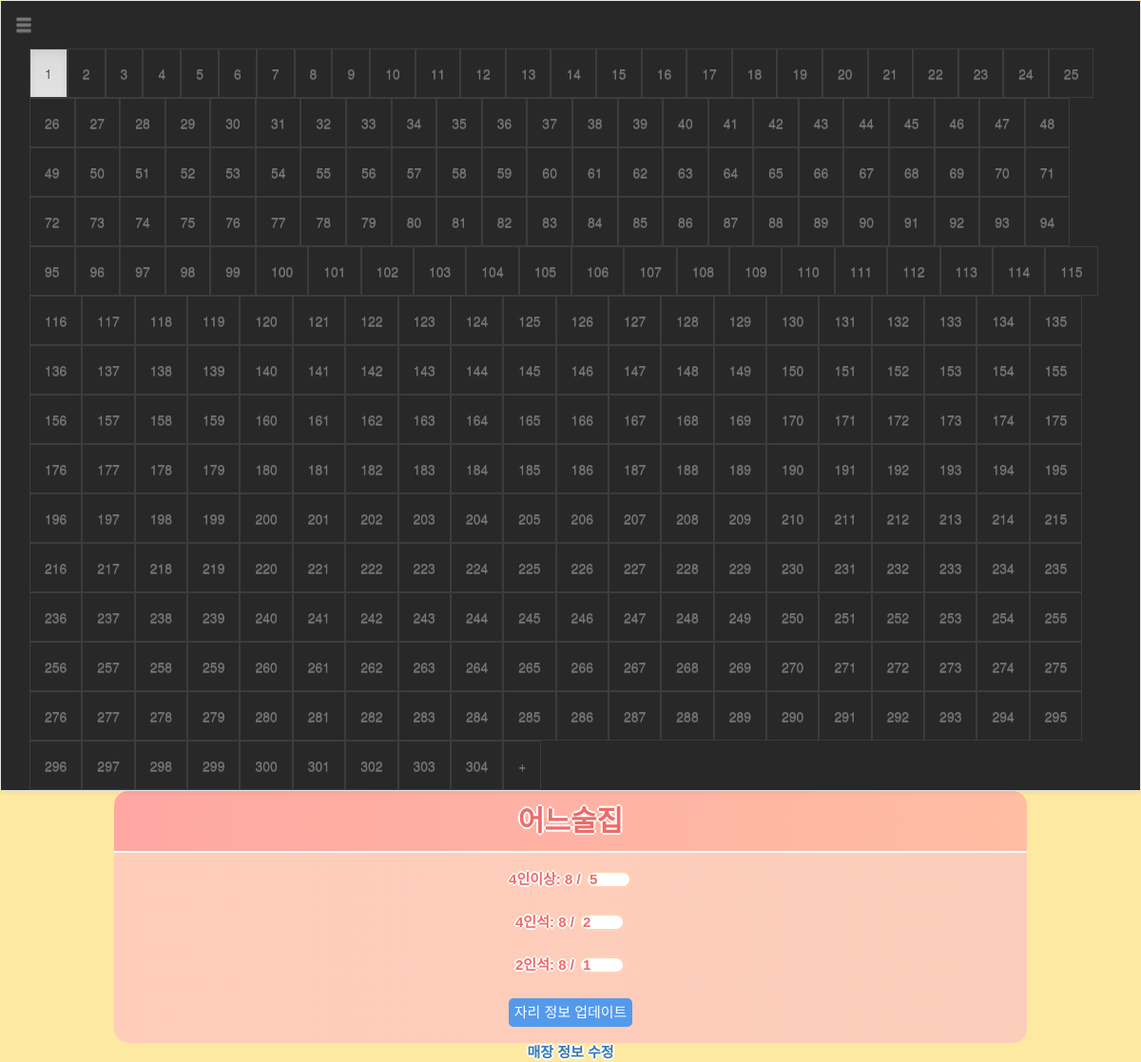
The app's page /manage/list/ (signed in) with its own data.
### jariyo/models.py (models this page shows)
class Shop(models.Model):
    SHOP_TYPES = [
        ('R', 'Restaurant'),
        ('C', 'Cafe'),
    ]
    manager = models.ForeignKey(User, on_delete=models.CASCADE)
    name = models.CharField(max_length=100)
    main_photo = models.ImageField(upload_to=user_path,blank=True, null=True)
    address = models.CharField(max_length=100,blank=True)
    phone = PhoneNumberField(null=True, blank=False)
    latitude = models.FloatField()
    longitude = models.FloatField()
    shop_type = models.CharField(blank=False, choices=SHOP_TYPES, max_length=1)
    site = models.URLField(blank=True)
    ispermited = models.BooleanField(default=False)
    sit_over4_max = models.IntegerField(default=0)
    sit_4_max = models.IntegerField(default=0)
    sit_2_max = models.IntegerField(default=0)
    sit_over4 = models.IntegerField(default=0)
    sit_4 = models.IntegerField(default=0)
    sit_2 = models.IntegerField(default=0)

### smanager/views.py (the view, shortened to what this page needs)
# urls.py: path('list/', login_required(views.ShopView.as_view()), name='list'),
class ShopView(View):
    def get(self, request):
        user = get_object_or_404(User, pk=request.user.pk) # 로그인중인 사용자 객체를 얻어옴
        if user.profile.ismanager:
            shop_list = user.shop_set.all() # 나의 가게만
            page = request.GET.get('page') # 페이지 번호 알아오기
            if page is None:
                    page = 1
            else:
                    page = int(page)
            paginator = Paginator(shop_list, 1)  # 페이지당 1개씩 보여주기
            page_obj = paginator.get_page(page)
            context = {'shop_list': page_obj}
            return render(request, 'smanager/list.html', context)
        else:
            return redirect(request, 'jariyo:main')

### templates/smanager/list.html (shortened to what this page needs)
{% extends 'smanager/base.html' %}
{% block content %}
{% load static %}
<link rel="stylesheet" type="text/css" href="{% static 'smanager/css/list.css' %}">
{% if shop_list %}
{% for shop in shop_list %}
<div class="main-container">
    <h1>{{ shop.name }}<br></h1>
    <form method="post" class="post-form" action="{% url 'smanager:list' %}">
        <div class="row">
            <label for="sit_over4">4인이상: {{ shop.sit_over4_max }} / </label>
            <input type="text" name="sit_over4" id="sit_over4" value="{{ shop.sit_over4|default_if_none:'0' }}">
        </div>
        <div class="row">
            <label for="sit_4">4인석: {{ shop.sit_4_max }} / </label>
            <input type="text" name="sit_4" id="sit_4" value="{{ shop.sit_4|default_if_none:'0' }}">
        </div>
        <div class="row">
            <label for="sit_2">2인석: {{ shop.sit_2_max }} / </label>
            <input type="text" name="sit_2" id="sit_2" value="{{ shop.sit_2|default_if_none:'0' }}">
        </div>
        <div class="row">
            <button type="submit">자리 정보 업데이트</button>
        </div>
    </form>
    <a href="{% url 'smanager:update' shop.id %}">매장 정보 수정</a>
    {% endfor %}
    {% else %}매장이 없습니다.{% endif %}
</div>
{% endblock %}

### static/smanager/css/style.css (style rules this page uses)
body { background-color: #FEE9A2; }
.row { text-align: center; padding: 10px; }

### static/smanager/css/list.css (style rules this page uses)
body { background-color: #FEE9A2; }
.main-container { margin: 0 auto; padding: 0; width: 80%; text-align: center; text-shadow: -2px 0 #ffffff, 0 2px #ffffff, 2px 0 #ffffff, 0 -2px #ffffff; font: bold 15px/20px sans-serif; color: #ED6C69; }
.row { text-align: center; padding: 10px; }
.row label { text-shadow: -2px 0 #ffffff, 0 2px #ffffff, 2px 0 #ffffff, 0 -2px #ffffff; font: bold 15px/20px sans-serif; color: #ED6C69; }
.row input { width: 50px; height: 20px; border: 3px solid; border-radius: 20px; border-color: #FFD1B7; }
.row button { height: 30px; background-color: rgb(83, 154, 236); border: 1px; border-radius: 5px; color: white; font-size: 15px; font-weight: 500; width: auto;; }
h1 { font-size : 30px; background: linear-gradient(to right, #ffa7a3, #ffbda3); padding: 0.5em; border-radius: 15px 15px 0 0; border-bottom: 2px solid #FFFFFF; text-align : center; font-weight: 800; margin : auto; max-width: 100%; }
form { background: linear-gradient(to right, #ffcdba, #fccdbb); padding: 0.5em; border-radius: 0 0 15px 15px; text-align : center; font-weight: 800; margin : auto; max-width: 100%; }

### records on screen
Shop: name "어느술집", sit_over4_max "8", sit_over4 "5", sit_4_max "8", sit_4 "2", sit_2_max "8", sit_2 "1"

### other values on screen
{{ page_number }} "1"
{{ page_number }} "2" "3" "4" "5" "6" "7" "8" "9" "10" "11" "12" "13" "14" "15" "16" "17" "18" "19" "20" "21" "22" "23" "24" "25" "26" "27" "28" "29" "30" "31" "32" "33" "34" "35" "36" "37" "38" "39" "40" "41" "42" "43" "44" "45" "46" "47" "48" "49" "50" "51" "52" "53" "54" "55" "56" "57" "58" "59" "60" "61" "62" "63" "64" "65" "66" "67" "68" "69" "70" "71" "72" "73" "74" "75" "76" "77" "78" "79" "80" "81" "82" "83" "84" "85" "86" "87" "88" "89" "90" "91" "92" "93" "94" "95" "96" "97" "98" "99" "100" "101" "102" "103" "104" "105" "106" "107" "108" "109" "110" "111" "112" "113" "114" "115" "116" "117" "118" "119" "120" "121" "122" "123" "124" "125" "126" "127" "128" "129" "130" "131" "132" "133" "134" "135" "136" "137" "138" "139" "140" "141" "142" "143" "144" "145" "146" "147" "148" "149" "150" "151" "152" "153" "154" "155" "156" "157" "158" "159" "160" "161" "162" "163" "164" "165" "166" "167" "168" "169" "170" "171" "172" "173" "174" "175" "176" "177" "178" "179" "180" "181" "182" "183" "184" "185" "186" "187" "188" "189" "190" "191" "192" "193" "194" "195" "196" "197" "198" "199" "200" "201" "202" "203" "204" "205" "206" "207" "208" "209" "210" "211" "212" "213" "214" "215" "216" "217" "218" "219" "220" "221" "222" "223" "224" "225" "226" "227" "228" "229" "230" "231" "232" "233" "234" "235" "236" "237" "238" "239" "240" "241" "242" "243" "244" "245" "246" "247" "248" "249" "250" "251" "252" "253" "254" "255" "256" "257" "258" "259" "260" "261" "262" "263" "264" "265" "266" "267" "268" "269" "270" "271" "272" "273" "274" "275" "276" "277" "278" "279" "280" "281" "282" "283" "284" "285" "286" "287" "288" "289" "290" "291" "292" "293" "294" "295" "296" "297" "298" "299" "300" "301" "302" "303" "304"
